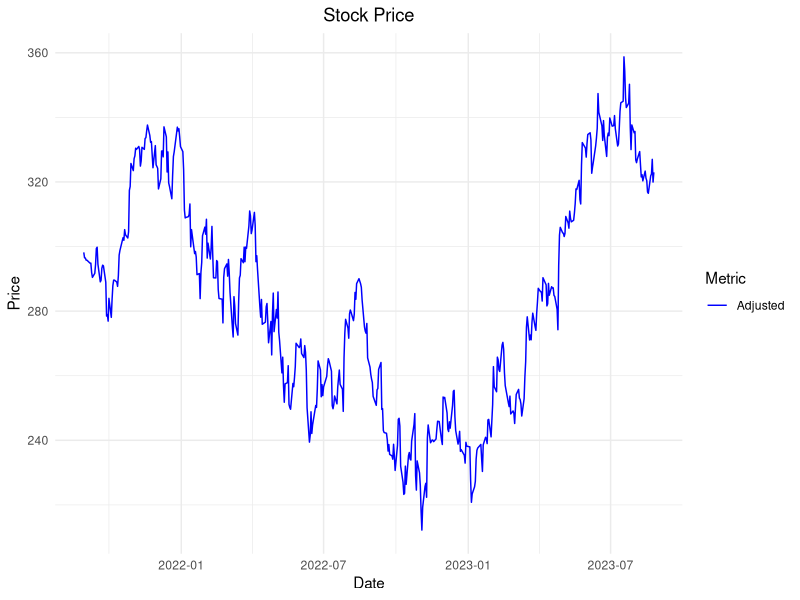
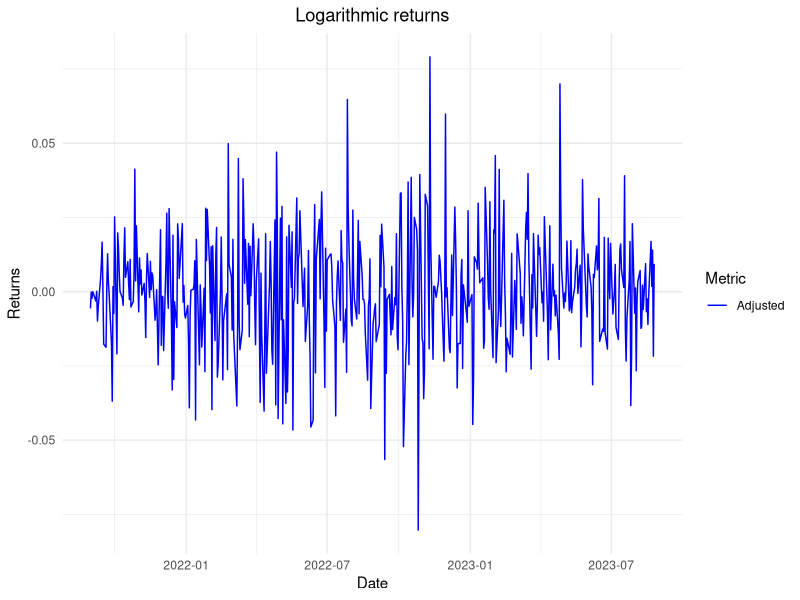
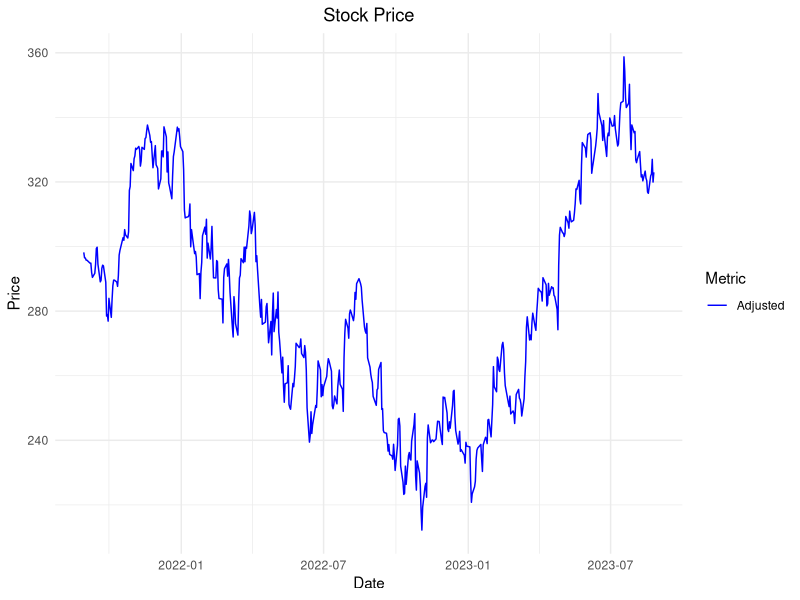
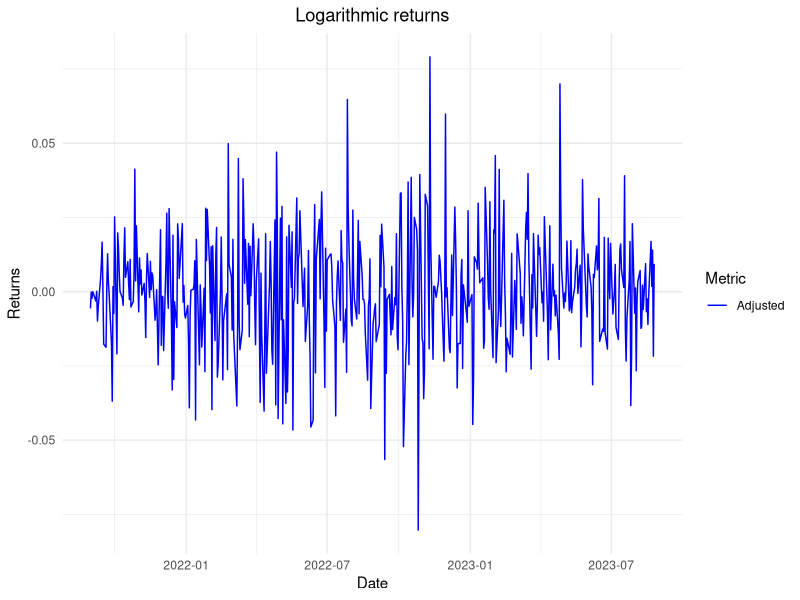

Source code (R) for these figures, in order: (Note: this script raises an error after producing the figures.)
################################################################################
# Libraries
################################################################################

# Reading Libraries
library(ggplot2)
library(readr)


################################################################################
# Script commands
################################################################################

# Read stock data file
stock_data <- read.csv("data/csv/MSFT_data.csv")

# Create stock dataframe
stock_data <- data.frame(Date = as.Date(stock_data$Date),
                         Adjusted = as.vector(stock_data$Adjusted),
                         Opening = as.vector(stock_data$Opening),
                         High = as.vector(stock_data$High),
                         Low = as.vector(stock_data$Low),
                         Close = as.vector(stock_data$Close),
                         Volume = as.vector(stock_data$Volume))

# Print and save Stock Price plot
stock_graph <- ggplot(data = stock_data, aes(x = Date)) +
  geom_line(aes(y = Adjusted, color = "Adjusted")) +
  labs(title = "Stock Price", x = "Date", y = "Price", color = "Metric") +
  scale_color_manual(values = c("Adjusted" = "blue")) +
  theme_minimal() +
  theme(plot.title = element_text(hjust = 0.5))

print(stock_graph)
ggsave("data/png/stock_price.png", plot = stock_graph, width = 10, height = 4)

# Crate stock Returns dataframe
dates <- stock_data$Date[-1] # remove first date
log_returns_data <- data.frame(Date = as.Date(dates),
                           Adjusted = as.vector(diff(log(stock_data$Adjusted))),
                           Opening = as.vector(diff(log(stock_data$Opening))),
                           High = as.vector(diff(log(stock_data$High))),
                           Low = as.vector(diff(log(stock_data$Low))),
                           Close = as.vector(diff(log(stock_data$Close))))

# Print and save Stock Logarithmic Returns plot
log_returns_graph <- ggplot(data = log_returns_data, aes(x = Date)) +
  geom_line(aes(y = Adjusted, color = "Adjusted")) +
  labs(title = "Logarithmic returns", x = "Date", y = "Returns", color = "Metric") +
  scale_color_manual(values = c("Adjusted" = "blue")) +
  theme_minimal() +
  theme(plot.title = element_text(hjust = 0.5))

print(log_returns_graph)
ggsave("data/png/stock_log_returns.png", plot = log_returns_graph, width = 10, height = 4)

# Compute Volatility (Standard Deviation of returns)
volatility <- sd(log_returns_data$Adjusted, na.rm = TRUE)
cat("\tVolatility:\t\t", volatility, "\n")
write.csv(volatility, file = "data/txt/volatility.txt", row.names = FALSE)
